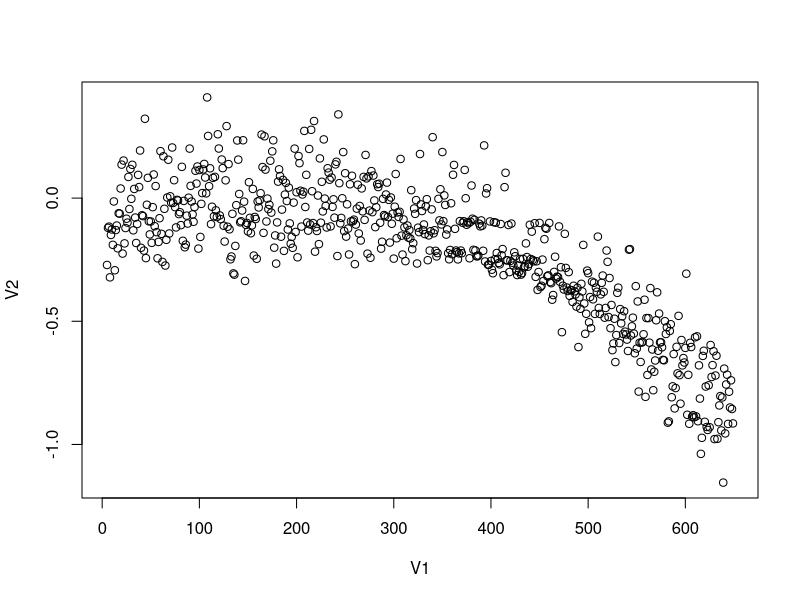
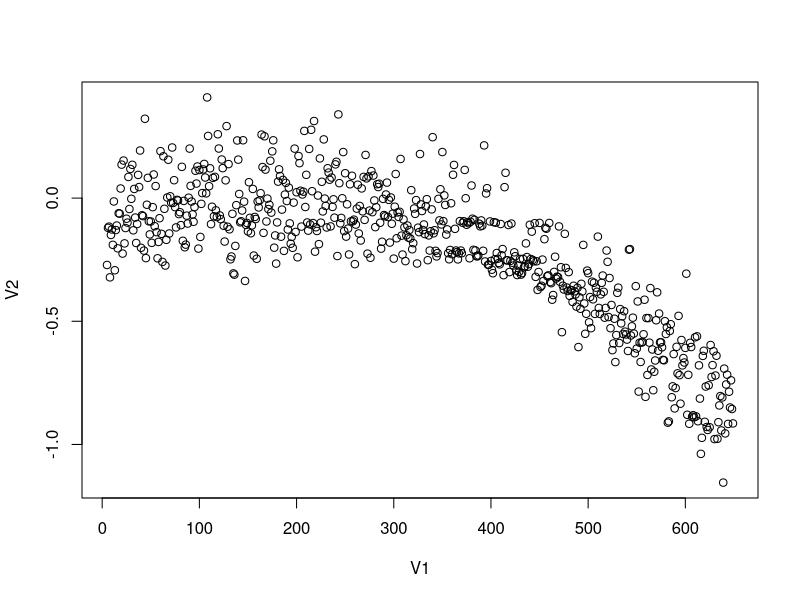

R code for these plots, in order:

a <-read.csv("trial-final-5-20171229151238.csv", header = FALSE)
plot(a)
png("trial-final-5-20171229151238.csv.png")
plot(a)

